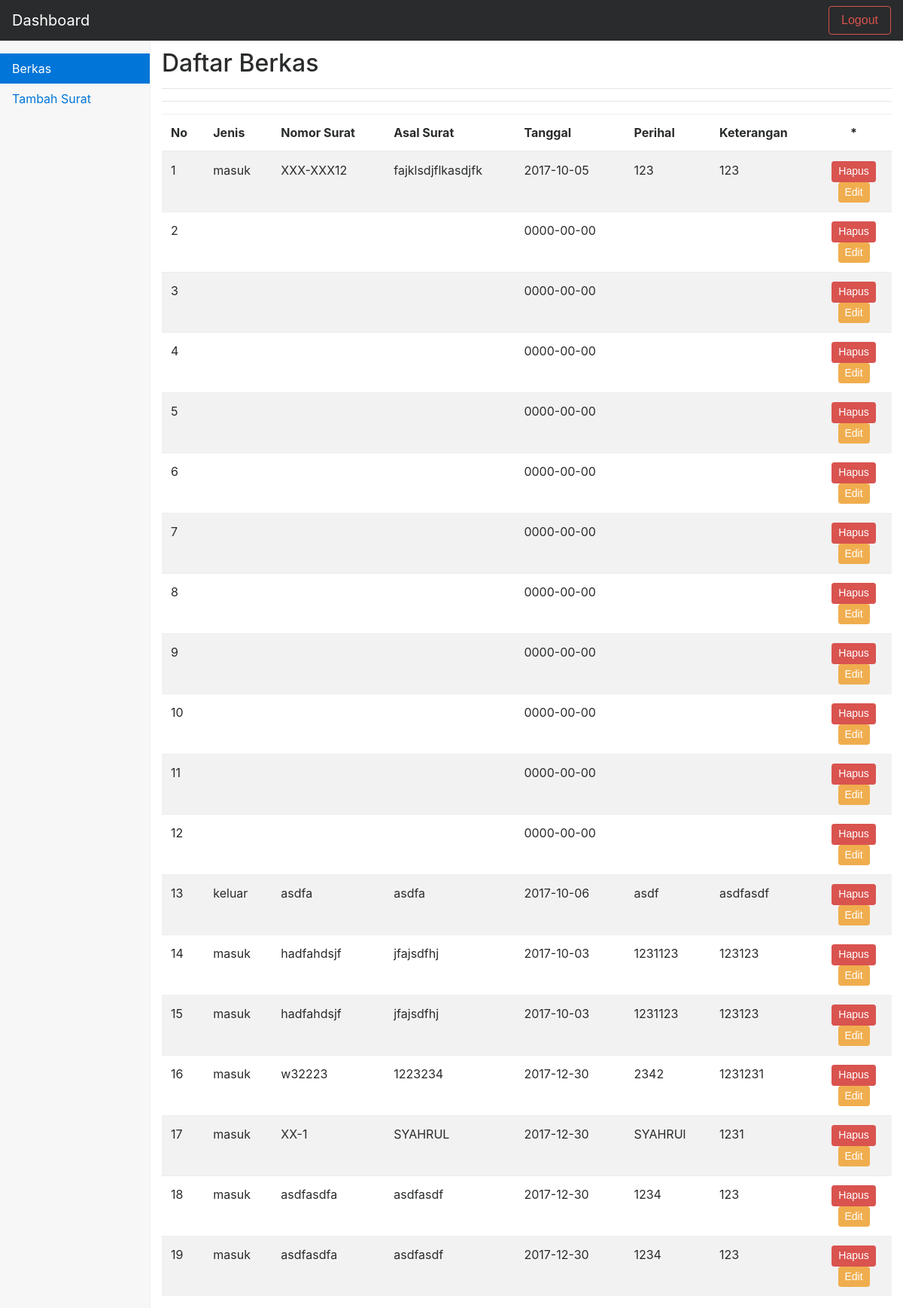
Screenshot of /main.php with the database file from the repository.
### tables this page shows
CREATE TABLE `surat` (
  `id` int(10) UNSIGNED NOT NULL,
  `nomor` varchar(32) NOT NULL,
  `asal` varchar(64) DEFAULT NULL,
  `perihal` text,
  `keterangan` varchar(64) NOT NULL,
  `jenis` enum('masuk','keluar') DEFAULT NULL,
  `tanggal` timestamp NOT NULL DEFAULT CURRENT_TIMESTAMP
);

### src/Database.php (called while the page is built, shortened)
<?php
	class Database {
		private $db_name = "mysql:host=localhost;dbname=surat;";
		private $username = "root";
		private $password = "";
		public $db;
		public function __construct(){
			try {
				$this->db= new PDO(
								$this->db_name,
								$this->username,
								$this->password
			);
			} catch (Exception $e) {
				echo "Database Connection Error";
				die();
			}
		}
		public function getAll(){
			$data = $this->db->prepare("SELECT * FROM ".$this->table);
			$data->execute();
			$data->setFetchMode(PDO::FETCH_OBJ);
			return $data->fetchAll();
		}
	}

### public/main.php (the view, shortened to what this page needs)
<?php
$arsip = new Surat($_REQUEST);
?>
<!DOCTYPE html>
<html lang="en">
  <head>
    <link href="css/bootstrap.min.css" rel="stylesheet">
    <link href="css/dashboard.css" rel="stylesheet">
  </head>
  <body>
    <nav class="navbar navbar-toggleable-md navbar-inverse fixed-top bg-inverse">
      <a class="navbar-brand" href="#">Dashboard</a>
      <div class="collapse navbar-collapse" id="navbarsExampleDefault">
        <form class="form-inline mt-2 mt-md-0 right" method="POST">
          <button class="btn btn-outline-danger my-2 my-sm-0" type="submit">Logout</button>
        </form>
      </div>
    </nav>
    <div class="container-fluid">
      <div class="row">
        <nav class="col-sm-3 col-md-2 hidden-xs-down bg-faded sidebar">
          <ul class="nav nav-pills flex-column">
            <li class="nav-item">
              <a class="nav-link active" href="#">Berkas <span class="sr-only">(current)</span></a>
            </li>
            <li class="nav-item">
              <a class="nav-link" href="?page=tambah">Tambah Surat</a>
            </li>
          </ul>
        </nav>
        <main class="col-sm-9 offset-sm-3 col-md-10 offset-md-2 pt-3">
          <h2>Daftar Berkas</h2>
          <hr>
          <hr>
          <div class="table-responsive">
<table class="table table-striped">
    <thead>
        <th> No </th>
        <th> Jenis </th>
        <th> Nomor Surat </th>
        <th> Asal Surat </th>
        <th> Tanggal </th>
		<th> Perihal </th>
		<th> Keterangan </th>
        <th class="text-center"> * </th>
    </thead>
    <tbody>
        <?php
			  $data = $arsip->getAll();
				$num = 0;
			if(!is_null($data)){
            foreach($data as $d) {
				$num++;
         ?>
        <tr>
            <td><?= $num ?></td>
            <td><?= $d->jenis ?></td>
            <td><?= $d->nomor ?></td>
            <td><?= $d->asal ?></td>
            <td><?= substr($d->tanggal,0,10) ?></td>
			<td><?= $d->perihal ?></td>
			<td><?= $d->keterangan ?></td>
            <td class="text-center class="form-inline"">
              <form method="post">
              <button class="btn btn-danger btn-sm">Hapus</button>
              </form>
              <form method="post">
              <button class="btn btn-warning btn-sm">Edit</button>
              </form>
            </td>
        </tr>
        <?php  }} ?>
    </tbody>
</table>
</div>
        </main>
      </div>
    </div>
  </body>
</html>

### public/css/dashboard.css (style rules this page uses)
body { padding-top: 50px; }
.sidebar { position: fixed; top: 51px; bottom: 0; left: 0; z-index: 1000; padding: 20px; overflow-x: hidden; overflow-y: auto; border-right: 1px solid #eee; }
.sidebar { padding-left: 0; padding-right: 0; }
.sidebar .nav { margin-bottom: 20px; }
.sidebar .nav-item { width: 100%; }
.sidebar .nav-item + .nav-item { margin-left: 0; }
.sidebar .nav-link { border-radius: 0; }

### rows the page displays
surat: jenis "masuk", nomor "XXX-XXX12", asal "fajklsdjflkasdjfk", tanggal "2017-10-05", perihal "123", keterangan "123"
surat: tanggal "0000-00-00"
surat: tanggal "0000-00-00"
surat: tanggal "0000-00-00"
surat: tanggal "0000-00-00"
surat: tanggal "0000-00-00"
surat: tanggal "0000-00-00"
surat: tanggal "0000-00-00"
surat: tanggal "0000-00-00"
surat: tanggal "0000-00-00"
surat: tanggal "0000-00-00"
surat: tanggal "0000-00-00"
surat: jenis "keluar", nomor "asdfa", asal "asdfa", tanggal "2017-10-06", perihal "asdf", keterangan "asdfasdf"
surat: jenis "masuk", nomor "hadfahdsjf", asal "jfajsdfhj", tanggal "2017-10-03", perihal "1231123", keterangan "123123"
surat: jenis "masuk", nomor "hadfahdsjf", asal "jfajsdfhj", tanggal "2017-10-03", perihal "1231123", keterangan "123123"
surat: jenis "masuk", nomor "w32223", asal "1223234", tanggal "2017-12-30", perihal "2342", keterangan "1231231"
surat: jenis "masuk", nomor "XX-1", asal "SYAHRUL", tanggal "2017-12-30", perihal "SYAHRUl", keterangan "1231"
surat: jenis "masuk", nomor "asdfasdfa", asal "asdfasdf", tanggal "2017-12-30", perihal "1234", keterangan "123"
surat: jenis "masuk", nomor "asdfasdfa", asal "asdfasdf", tanggal "2017-12-30", perihal "1234", keterangan "123"
